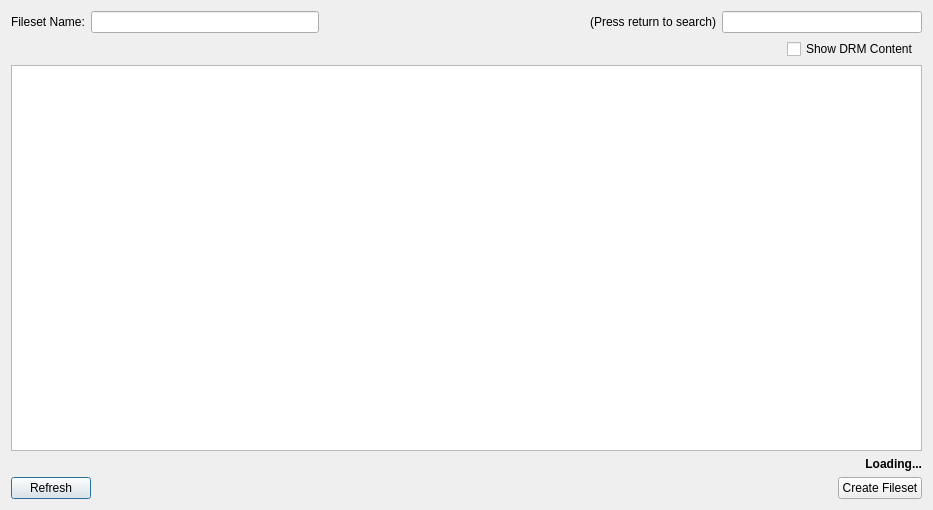
<?xml version="1.0" encoding="UTF-8"?>
<ui version="4.0">
 <class>SearchITunesLibraryDialog</class>
 <widget class="QDialog" name="SearchITunesLibraryDialog">
  <property name="geometry">
   <rect>
    <x>0</x>
    <y>0</y>
    <width>933</width>
    <height>510</height>
   </rect>
  </property>
  <property name="sizePolicy">
   <sizepolicy hsizetype="MinimumExpanding" vsizetype="MinimumExpanding">
    <horstretch>0</horstretch>
    <verstretch>0</verstretch>
   </sizepolicy>
  </property>
  <property name="minimumSize">
   <size>
    <width>0</width>
    <height>0</height>
   </size>
  </property>
  <property name="windowTitle">
   <string>Local iTunes Library</string>
  </property>
  <layout class="QGridLayout" name="gridLayout_2">
   <property name="verticalSpacing">
    <number>-1</number>
   </property>
   <item row="0" column="0">
    <widget class="QFrame" name="nameSearchFrame">
     <property name="frameShape">
      <enum>QFrame::NoFrame</enum>
     </property>
     <property name="lineWidth">
      <number>0</number>
     </property>
     <layout class="QGridLayout" name="gridLayout">
      <property name="margin">
       <number>0</number>
      </property>
      <item row="0" column="0">
       <widget class="QLabel" name="nameLabel">
        <property name="sizePolicy">
         <sizepolicy hsizetype="Fixed" vsizetype="Fixed">
          <horstretch>0</horstretch>
          <verstretch>0</verstretch>
         </sizepolicy>
        </property>
        <property name="text">
         <string>Fileset Name:</string>
        </property>
       </widget>
      </item>
      <item row="0" column="1">
       <widget class="QLineEdit" name="nameEdit">
        <property name="sizePolicy">
         <sizepolicy hsizetype="MinimumExpanding" vsizetype="Fixed">
          <horstretch>0</horstretch>
          <verstretch>0</verstretch>
         </sizepolicy>
        </property>
        <property name="minimumSize">
         <size>
          <width>200</width>
          <height>0</height>
         </size>
        </property>
       </widget>
      </item>
      <item row="0" column="2">
       <spacer name="horizontalSpacer">
        <property name="orientation">
         <enum>Qt::Horizontal</enum>
        </property>
        <property name="sizeHint" stdset="0">
         <size>
          <width>208</width>
          <height>21</height>
         </size>
        </property>
       </spacer>
      </item>
      <item row="0" column="3" colspan="2">
       <layout class="QHBoxLayout" name="horizontalLayout_2">
        <item>
         <widget class="QLabel" name="pressReturnLabel">
          <property name="sizePolicy">
           <sizepolicy hsizetype="MinimumExpanding" vsizetype="Preferred">
            <horstretch>0</horstretch>
            <verstretch>0</verstretch>
           </sizepolicy>
          </property>
          <property name="minimumSize">
           <size>
            <width>150</width>
            <height>0</height>
           </size>
          </property>
          <property name="text">
           <string>(Press return to search)</string>
          </property>
          <property name="alignment">
           <set>Qt::AlignRight|Qt::AlignTrailing|Qt::AlignVCenter</set>
          </property>
         </widget>
        </item>
        <item>
         <widget class="SearchLineEdit" name="lineEditSearchITunes">
          <property name="sizePolicy">
           <sizepolicy hsizetype="Preferred" vsizetype="Fixed">
            <horstretch>0</horstretch>
            <verstretch>0</verstretch>
           </sizepolicy>
          </property>
          <property name="minimumSize">
           <size>
            <width>200</width>
            <height>0</height>
           </size>
          </property>
         </widget>
        </item>
       </layout>
      </item>
      <item row="1" column="0" colspan="2">
       <spacer name="horizontalSpacer_20">
        <property name="orientation">
         <enum>Qt::Horizontal</enum>
        </property>
        <property name="sizeType">
         <enum>QSizePolicy::Fixed</enum>
        </property>
        <property name="sizeHint" stdset="0">
         <size>
          <width>258</width>
          <height>17</height>
         </size>
        </property>
       </spacer>
      </item>
      <item row="1" column="3">
       <spacer name="horizontalSpacer_2">
        <property name="orientation">
         <enum>Qt::Horizontal</enum>
        </property>
        <property name="sizeHint" stdset="0">
         <size>
          <width>210</width>
          <height>20</height>
         </size>
        </property>
       </spacer>
      </item>
      <item row="1" column="4">
       <widget class="QCheckBox" name="checkBoxShowProtected">
        <property name="sizePolicy">
         <sizepolicy hsizetype="Preferred" vsizetype="Fixed">
          <horstretch>0</horstretch>
          <verstretch>0</verstretch>
         </sizepolicy>
        </property>
        <property name="text">
         <string>Show DRM Content </string>
        </property>
       </widget>
      </item>
     </layout>
    </widget>
   </item>
   <item row="2" column="0">
    <widget class="QTreeWidget" name="treeWidget">
     <property name="sizePolicy">
      <sizepolicy hsizetype="Preferred" vsizetype="Expanding">
       <horstretch>0</horstretch>
       <verstretch>0</verstretch>
      </sizepolicy>
     </property>
     <property name="minimumSize">
      <size>
       <width>0</width>
       <height>0</height>
      </size>
     </property>
     <property name="maximumSize">
      <size>
       <width>16777215</width>
       <height>16777215</height>
      </size>
     </property>
     <property name="frameShape">
      <enum>QFrame::StyledPanel</enum>
     </property>
     <property name="alternatingRowColors">
      <bool>true</bool>
     </property>
     <property name="selectionMode">
      <enum>QAbstractItemView::SingleSelection</enum>
     </property>
     <property name="rootIsDecorated">
      <bool>false</bool>
     </property>
     <property name="uniformRowHeights">
      <bool>true</bool>
     </property>
     <property name="sortingEnabled">
      <bool>true</bool>
     </property>
     <property name="animated">
      <bool>true</bool>
     </property>
     <property name="columnCount">
      <number>0</number>
     </property>
    </widget>
   </item>
   <item row="4" column="0">
    <layout class="QHBoxLayout" name="horizontalLayout">
     <item>
      <widget class="QPushButton" name="refreshButton">
       <property name="text">
        <string>Refresh</string>
       </property>
      </widget>
     </item>
     <item>
      <widget class="QLabel" name="resultLabel">
       <property name="sizePolicy">
        <sizepolicy hsizetype="Preferred" vsizetype="Preferred">
         <horstretch>5</horstretch>
         <verstretch>0</verstretch>
        </sizepolicy>
       </property>
       <property name="text">
        <string/>
       </property>
      </widget>
     </item>
     <item>
      <widget class="QPushButton" name="createFilesetButton">
       <property name="sizePolicy">
        <sizepolicy hsizetype="Fixed" vsizetype="Fixed">
         <horstretch>0</horstretch>
         <verstretch>0</verstretch>
        </sizepolicy>
       </property>
       <property name="text">
        <string>Create Fileset</string>
       </property>
      </widget>
     </item>
    </layout>
   </item>
   <item row="3" column="0">
    <widget class="QLabel" name="rowSummaryLabel">
     <property name="font">
      <font>
       <weight>75</weight>
       <bold>true</bold>
      </font>
     </property>
     <property name="text">
      <string>Loading...</string>
     </property>
     <property name="alignment">
      <set>Qt::AlignRight|Qt::AlignTrailing|Qt::AlignVCenter</set>
     </property>
    </widget>
   </item>
  </layout>
 </widget>
 <customwidgets>
  <customwidget>
   <class>SearchLineEdit</class>
   <extends>QLineEdit</extends>
   <header>FileWaveGuiLib/searchlineedit/searchlineedit.h</header>
  </customwidget>
 </customwidgets>
 <resources/>
 <connections/>
</ui>
